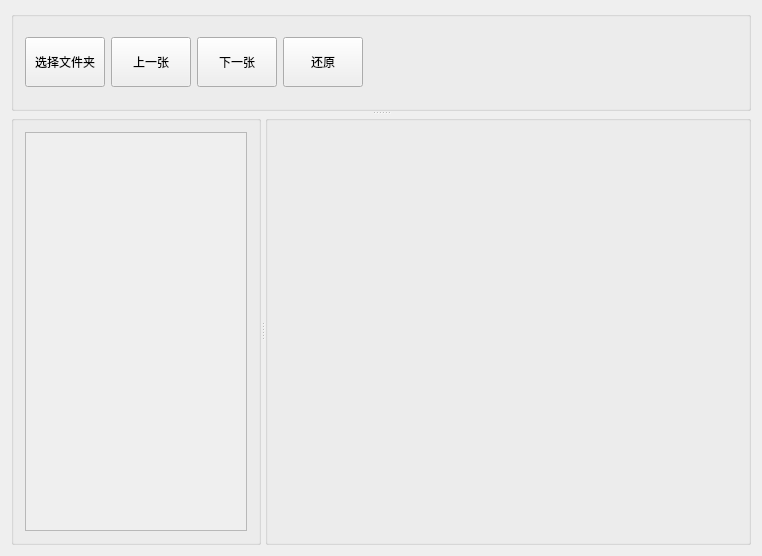
<?xml version="1.0" encoding="UTF-8"?>
<ui version="4.0">
 <class>ImageViewerClass</class>
 <widget class="QWidget" name="ImageViewerClass">
  <property name="geometry">
   <rect>
    <x>0</x>
    <y>0</y>
    <width>762</width>
    <height>556</height>
   </rect>
  </property>
  <property name="windowTitle">
   <string>ImageViewer</string>
  </property>
  <layout class="QVBoxLayout" name="verticalLayout">
   <item>
    <widget class="QSplitter" name="splitter1">
     <property name="orientation">
      <enum>Qt::Orientation::Vertical</enum>
     </property>
     <widget class="QGroupBox" name="workSpace">
      <property name="minimumSize">
       <size>
        <width>0</width>
        <height>50</height>
       </size>
      </property>
      <property name="maximumSize">
       <size>
        <width>16777215</width>
        <height>100</height>
       </size>
      </property>
      <property name="title">
       <string/>
      </property>
      <layout class="QVBoxLayout" name="verticalLayout_2">
       <item>
        <layout class="QHBoxLayout" name="horizontalLayout">
         <item>
          <widget class="QPushButton" name="selecFolder">
           <property name="sizePolicy">
            <sizepolicy hsizetype="Minimum" vsizetype="Expanding">
             <horstretch>0</horstretch>
             <verstretch>0</verstretch>
            </sizepolicy>
           </property>
           <property name="minimumSize">
            <size>
             <width>0</width>
             <height>10</height>
            </size>
           </property>
           <property name="maximumSize">
            <size>
             <width>16777215</width>
             <height>50</height>
            </size>
           </property>
           <property name="text">
            <string>选择文件夹</string>
           </property>
          </widget>
         </item>
         <item>
          <widget class="QPushButton" name="pushButton_2">
           <property name="sizePolicy">
            <sizepolicy hsizetype="Minimum" vsizetype="Expanding">
             <horstretch>0</horstretch>
             <verstretch>0</verstretch>
            </sizepolicy>
           </property>
           <property name="minimumSize">
            <size>
             <width>0</width>
             <height>10</height>
            </size>
           </property>
           <property name="maximumSize">
            <size>
             <width>16777215</width>
             <height>50</height>
            </size>
           </property>
           <property name="text">
            <string>上一张</string>
           </property>
          </widget>
         </item>
         <item>
          <widget class="QPushButton" name="pushButton_3">
           <property name="sizePolicy">
            <sizepolicy hsizetype="Minimum" vsizetype="Expanding">
             <horstretch>0</horstretch>
             <verstretch>0</verstretch>
            </sizepolicy>
           </property>
           <property name="minimumSize">
            <size>
             <width>0</width>
             <height>10</height>
            </size>
           </property>
           <property name="maximumSize">
            <size>
             <width>16777215</width>
             <height>50</height>
            </size>
           </property>
           <property name="text">
            <string>下一张</string>
           </property>
          </widget>
         </item>
         <item>
          <widget class="QPushButton" name="pushButton_4">
           <property name="sizePolicy">
            <sizepolicy hsizetype="Minimum" vsizetype="Expanding">
             <horstretch>0</horstretch>
             <verstretch>0</verstretch>
            </sizepolicy>
           </property>
           <property name="minimumSize">
            <size>
             <width>0</width>
             <height>10</height>
            </size>
           </property>
           <property name="maximumSize">
            <size>
             <width>16777215</width>
             <height>50</height>
            </size>
           </property>
           <property name="text">
            <string>还原</string>
           </property>
          </widget>
         </item>
         <item>
          <spacer name="horizontalSpacer">
           <property name="orientation">
            <enum>Qt::Orientation::Horizontal</enum>
           </property>
           <property name="sizeHint" stdset="0">
            <size>
             <width>40</width>
             <height>20</height>
            </size>
           </property>
          </spacer>
         </item>
        </layout>
       </item>
      </layout>
     </widget>
     <widget class="QSplitter" name="splitter2">
      <property name="orientation">
       <enum>Qt::Orientation::Horizontal</enum>
      </property>
      <widget class="QGroupBox" name="select">
       <property name="minimumSize">
        <size>
         <width>100</width>
         <height>0</height>
        </size>
       </property>
       <property name="maximumSize">
        <size>
         <width>250</width>
         <height>16777215</height>
        </size>
       </property>
       <property name="title">
        <string/>
       </property>
       <layout class="QVBoxLayout" name="verticalLayout_3">
        <item>
         <widget class="QScrollArea" name="scrollArea">
          <property name="sizePolicy">
           <sizepolicy hsizetype="Expanding" vsizetype="Expanding">
            <horstretch>0</horstretch>
            <verstretch>0</verstretch>
           </sizepolicy>
          </property>
          <property name="widgetResizable">
           <bool>true</bool>
          </property>
          <property name="alignment">
           <set>Qt::AlignmentFlag::AlignLeading|Qt::AlignmentFlag::AlignLeft|Qt::AlignmentFlag::AlignTop</set>
          </property>
          <widget class="QWidget" name="scrollAreaWidgetContents">
           <property name="geometry">
            <rect>
             <x>0</x>
             <y>0</y>
             <width>224</width>
             <height>405</height>
            </rect>
           </property>
           <property name="sizePolicy">
            <sizepolicy hsizetype="Preferred" vsizetype="Expanding">
             <horstretch>0</horstretch>
             <verstretch>0</verstretch>
            </sizepolicy>
           </property>
           <layout class="QGridLayout" name="gridLayout">
            <property name="topMargin">
             <number>0</number>
            </property>
            <property name="horizontalSpacing">
             <number>5</number>
            </property>
           </layout>
          </widget>
         </widget>
        </item>
       </layout>
      </widget>
      <widget class="QGroupBox" name="showArea">
       <property name="title">
        <string/>
       </property>
       <layout class="QVBoxLayout" name="verticalLayout_4"/>
      </widget>
     </widget>
    </widget>
   </item>
  </layout>
 </widget>
 <layoutdefault spacing="6" margin="11"/>
 <resources/>
 <connections/>
</ui>
